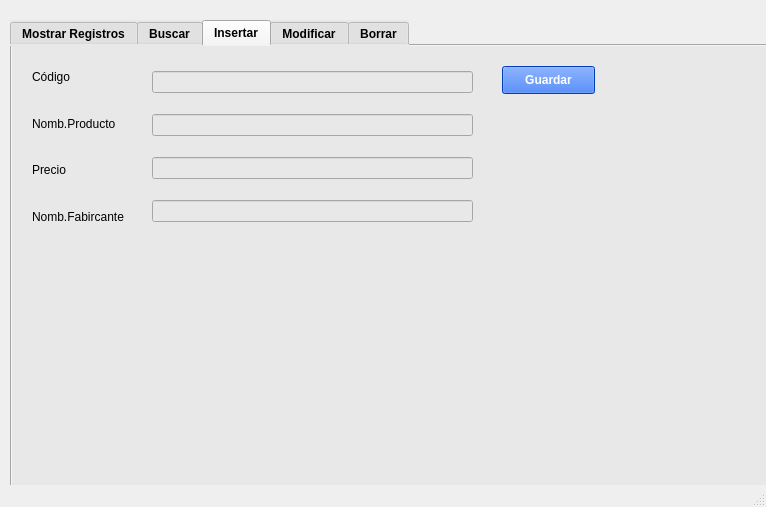
<?xml version="1.0" encoding="UTF-8"?>
<ui version="4.0">
 <class>MainWindow</class>
 <widget class="QMainWindow" name="MainWindow">
  <property name="geometry">
   <rect>
    <x>0</x>
    <y>0</y>
    <width>766</width>
    <height>507</height>
   </rect>
  </property>
  <property name="windowTitle">
   <string>Control de Estudiantes</string>
  </property>
  <widget class="QWidget" name="centralwidget">
   <widget class="QTabWidget" name="tabPestanas">
    <property name="geometry">
     <rect>
      <x>10</x>
      <y>20</y>
      <width>771</width>
      <height>561</height>
     </rect>
    </property>
    <property name="font">
     <font>
      <family>Arial</family>
      <pointsize>9</pointsize>
      <bold>true</bold>
     </font>
    </property>
    <property name="styleSheet">
     <string notr="true">background-color: rgb(232, 232, 232);</string>
    </property>
    <property name="currentIndex">
     <number>2</number>
    </property>
    <widget class="QWidget" name="tabMRegistros">
     <attribute name="title">
      <string>Mostrar Registros</string>
     </attribute>
     <widget class="QTableWidget" name="ListaProducto">
      <property name="geometry">
       <rect>
        <x>20</x>
        <y>90</y>
        <width>601</width>
        <height>231</height>
       </rect>
      </property>
      <property name="font">
       <font>
        <family>Arial</family>
       </font>
      </property>
      <property name="autoFillBackground">
       <bool>true</bool>
      </property>
      <column>
       <property name="text">
        <string/>
       </property>
      </column>
      <column>
       <property name="text">
        <string>Codigo</string>
       </property>
      </column>
      <column>
       <property name="text">
        <string>Nomb. Producto</string>
       </property>
      </column>
      <column>
       <property name="text">
        <string>Precio</string>
       </property>
      </column>
      <column>
       <property name="text">
        <string>Nomb.Fabricante</string>
       </property>
      </column>
     </widget>
     <widget class="QPushButton" name="btnMostrarR">
      <property name="geometry">
       <rect>
        <x>470</x>
        <y>330</y>
        <width>151</width>
        <height>28</height>
       </rect>
      </property>
      <property name="font">
       <font>
        <family>Arial</family>
        <pointsize>9</pointsize>
        <bold>true</bold>
       </font>
      </property>
      <property name="styleSheet">
       <string notr="true">background-color: rgb(0, 85, 255);
color: rgb(255, 255, 255);</string>
      </property>
      <property name="text">
       <string>Mostrar Registros</string>
      </property>
     </widget>
     <widget class="QLabel" name="label_16">
      <property name="geometry">
       <rect>
        <x>240</x>
        <y>70</y>
        <width>71</width>
        <height>16</height>
       </rect>
      </property>
      <property name="text">
       <string>FABRICANTE</string>
      </property>
     </widget>
     <widget class="QLabel" name="label_17">
      <property name="geometry">
       <rect>
        <x>40</x>
        <y>70</y>
        <width>61</width>
        <height>16</height>
       </rect>
      </property>
      <property name="text">
       <string>PRODUCTO</string>
      </property>
     </widget>
     <widget class="QPushButton" name="btnConsultas3">
      <property name="geometry">
       <rect>
        <x>660</x>
        <y>60</y>
        <width>75</width>
        <height>24</height>
       </rect>
      </property>
      <property name="text">
       <string>Consulta 3</string>
      </property>
     </widget>
     <widget class="QPushButton" name="btnConsultas4">
      <property name="geometry">
       <rect>
        <x>660</x>
        <y>90</y>
        <width>75</width>
        <height>24</height>
       </rect>
      </property>
      <property name="text">
       <string>Consulta 4</string>
      </property>
     </widget>
     <widget class="QPushButton" name="btnConsultas1">
      <property name="geometry">
       <rect>
        <x>660</x>
        <y>0</y>
        <width>75</width>
        <height>24</height>
       </rect>
      </property>
      <property name="text">
       <string>Consulta 1</string>
      </property>
     </widget>
     <widget class="QPushButton" name="btnConsultas5">
      <property name="geometry">
       <rect>
        <x>660</x>
        <y>120</y>
        <width>75</width>
        <height>24</height>
       </rect>
      </property>
      <property name="text">
       <string>Consulta 5</string>
      </property>
     </widget>
     <widget class="QPushButton" name="btnConsulta6">
      <property name="geometry">
       <rect>
        <x>660</x>
        <y>150</y>
        <width>75</width>
        <height>24</height>
       </rect>
      </property>
      <property name="text">
       <string>Consulta 6</string>
      </property>
     </widget>
     <widget class="QPushButton" name="btnConsulta7">
      <property name="geometry">
       <rect>
        <x>660</x>
        <y>180</y>
        <width>75</width>
        <height>24</height>
       </rect>
      </property>
      <property name="text">
       <string>Consulta 7</string>
      </property>
     </widget>
     <widget class="QPushButton" name="btnConsulta8">
      <property name="geometry">
       <rect>
        <x>660</x>
        <y>210</y>
        <width>75</width>
        <height>24</height>
       </rect>
      </property>
      <property name="text">
       <string>Consulta 8</string>
      </property>
     </widget>
     <widget class="QPushButton" name="btnConsulta9">
      <property name="geometry">
       <rect>
        <x>660</x>
        <y>240</y>
        <width>75</width>
        <height>24</height>
       </rect>
      </property>
      <property name="text">
       <string>Consulta 9</string>
      </property>
     </widget>
     <widget class="QPushButton" name="btnConsulta10">
      <property name="geometry">
       <rect>
        <x>660</x>
        <y>270</y>
        <width>75</width>
        <height>24</height>
       </rect>
      </property>
      <property name="text">
       <string>Consulta 10</string>
      </property>
     </widget>
     <widget class="QPushButton" name="btnConsulta11">
      <property name="geometry">
       <rect>
        <x>660</x>
        <y>300</y>
        <width>75</width>
        <height>24</height>
       </rect>
      </property>
      <property name="text">
       <string>Consulta 11</string>
      </property>
     </widget>
     <widget class="QPushButton" name="btnConsulta12">
      <property name="geometry">
       <rect>
        <x>660</x>
        <y>330</y>
        <width>75</width>
        <height>24</height>
       </rect>
      </property>
      <property name="text">
       <string>Consulta 12</string>
      </property>
     </widget>
     <widget class="QPushButton" name="btnConsulta2">
      <property name="geometry">
       <rect>
        <x>660</x>
        <y>30</y>
        <width>75</width>
        <height>24</height>
       </rect>
      </property>
      <property name="text">
       <string>Consulta 2</string>
      </property>
     </widget>
    </widget>
    <widget class="QWidget" name="tabBuscar">
     <attribute name="title">
      <string>Buscar</string>
     </attribute>
     <widget class="QTableWidget" name="tw_buscar">
      <property name="geometry">
       <rect>
        <x>90</x>
        <y>120</y>
        <width>521</width>
        <height>231</height>
       </rect>
      </property>
      <property name="font">
       <font>
        <family>Arial</family>
       </font>
      </property>
      <column>
       <property name="text">
        <string/>
       </property>
      </column>
      <column>
       <property name="text">
        <string>Codigo</string>
       </property>
      </column>
      <column>
       <property name="text">
        <string>Nomb.Producto</string>
       </property>
      </column>
      <column>
       <property name="text">
        <string>Precio</string>
       </property>
      </column>
      <column>
       <property name="text">
        <string>Nombre Fabricante</string>
       </property>
      </column>
     </widget>
     <widget class="QPushButton" name="btnBuscarProducto">
      <property name="geometry">
       <rect>
        <x>310</x>
        <y>10</y>
        <width>93</width>
        <height>28</height>
       </rect>
      </property>
      <property name="font">
       <font>
        <family>Arial</family>
        <pointsize>9</pointsize>
        <bold>true</bold>
       </font>
      </property>
      <property name="styleSheet">
       <string notr="true">background-color: rgb(0, 85, 255);
color: rgb(255, 255, 255);</string>
      </property>
      <property name="text">
       <string>Buscar</string>
      </property>
     </widget>
     <widget class="QLabel" name="lnCtrl">
      <property name="geometry">
       <rect>
        <x>30</x>
        <y>16</y>
        <width>102</width>
        <height>21</height>
       </rect>
      </property>
      <property name="font">
       <font>
        <family>Arial</family>
        <pointsize>10</pointsize>
       </font>
      </property>
      <property name="text">
       <string>Código</string>
      </property>
     </widget>
     <widget class="QLineEdit" name="txtCodigoBuscar">
      <property name="geometry">
       <rect>
        <x>140</x>
        <y>10</y>
        <width>154</width>
        <height>31</height>
       </rect>
      </property>
      <property name="font">
       <font>
        <family>Arial</family>
        <pointsize>10</pointsize>
       </font>
      </property>
      <property name="styleSheet">
       <string notr="true">background-color: rgb(212, 212, 212);</string>
      </property>
     </widget>
     <widget class="QLabel" name="label_4">
      <property name="geometry">
       <rect>
        <x>100</x>
        <y>90</y>
        <width>71</width>
        <height>16</height>
       </rect>
      </property>
      <property name="text">
       <string>FABRICANTE</string>
      </property>
     </widget>
     <widget class="QLabel" name="label_5">
      <property name="geometry">
       <rect>
        <x>210</x>
        <y>90</y>
        <width>81</width>
        <height>16</height>
       </rect>
      </property>
      <property name="text">
       <string>PRODUCTO</string>
      </property>
     </widget>
    </widget>
    <widget class="QWidget" name="tabInsertar">
     <attribute name="title">
      <string>Insertar</string>
     </attribute>
     <widget class="QWidget" name="verticalLayoutWidget">
      <property name="geometry">
       <rect>
        <x>20</x>
        <y>10</y>
        <width>111</width>
        <height>181</height>
       </rect>
      </property>
      <layout class="QVBoxLayout" name="verticalLayout">
       <item>
        <widget class="QLabel" name="label_2">
         <property name="font">
          <font>
           <family>Arial</family>
           <pointsize>9</pointsize>
          </font>
         </property>
         <property name="text">
          <string>Código</string>
         </property>
        </widget>
       </item>
       <item>
        <widget class="QLabel" name="label">
         <property name="font">
          <font>
           <family>Arial</family>
           <pointsize>9</pointsize>
          </font>
         </property>
         <property name="text">
          <string>Nomb.Producto</string>
         </property>
        </widget>
       </item>
       <item>
        <widget class="QLabel" name="label_10">
         <property name="font">
          <font>
           <family>Arial</family>
           <pointsize>9</pointsize>
          </font>
         </property>
         <property name="text">
          <string>Precio</string>
         </property>
        </widget>
       </item>
       <item>
        <widget class="QLabel" name="label_3">
         <property name="font">
          <font>
           <family>Arial</family>
           <pointsize>9</pointsize>
          </font>
         </property>
         <property name="text">
          <string>Nomb.Fabircante</string>
         </property>
        </widget>
       </item>
      </layout>
     </widget>
     <widget class="QWidget" name="verticalLayoutWidget_2">
      <property name="geometry">
       <rect>
        <x>140</x>
        <y>10</y>
        <width>321</width>
        <height>181</height>
       </rect>
      </property>
      <layout class="QVBoxLayout" name="verticalLayout_2">
       <item>
        <widget class="QLineEdit" name="txtCodigoProducto">
         <property name="font">
          <font>
           <family>Arial</family>
           <pointsize>9</pointsize>
          </font>
         </property>
         <property name="text">
          <string/>
         </property>
        </widget>
       </item>
       <item>
        <widget class="QLineEdit" name="txtNombProducto">
         <property name="font">
          <font>
           <family>Arial</family>
           <pointsize>9</pointsize>
          </font>
         </property>
         <property name="text">
          <string/>
         </property>
        </widget>
       </item>
       <item>
        <widget class="QLineEdit" name="txtPrecio">
         <property name="font">
          <font>
           <family>Arial</family>
           <pointsize>9</pointsize>
          </font>
         </property>
         <property name="text">
          <string/>
         </property>
        </widget>
       </item>
       <item>
        <widget class="QLineEdit" name="txtNombreFabricanteProducto">
         <property name="font">
          <font>
           <family>Arial</family>
           <pointsize>9</pointsize>
          </font>
         </property>
         <property name="text">
          <string/>
         </property>
        </widget>
       </item>
      </layout>
     </widget>
     <widget class="QPushButton" name="btnGuardar">
      <property name="geometry">
       <rect>
        <x>490</x>
        <y>20</y>
        <width>93</width>
        <height>28</height>
       </rect>
      </property>
      <property name="font">
       <font>
        <family>Arial</family>
        <pointsize>9</pointsize>
        <bold>true</bold>
       </font>
      </property>
      <property name="styleSheet">
       <string notr="true">background-color: rgb(0, 85, 255);
color: rgb(255, 255, 255);</string>
      </property>
      <property name="text">
       <string>Guardar</string>
      </property>
     </widget>
    </widget>
    <widget class="QWidget" name="tabModificar">
     <attribute name="title">
      <string>Modificar</string>
     </attribute>
     <widget class="QWidget" name="verticalLayoutWidget_4">
      <property name="geometry">
       <rect>
        <x>10</x>
        <y>10</y>
        <width>111</width>
        <height>181</height>
       </rect>
      </property>
      <layout class="QVBoxLayout" name="verticalLayout_4">
       <item>
        <widget class="QLabel" name="label_8">
         <property name="font">
          <font>
           <family>Arial</family>
           <pointsize>9</pointsize>
          </font>
         </property>
         <property name="text">
          <string>Nomb.Producto</string>
         </property>
        </widget>
       </item>
       <item>
        <widget class="QLabel" name="label_9">
         <property name="font">
          <font>
           <family>Arial</family>
           <pointsize>9</pointsize>
          </font>
         </property>
         <property name="text">
          <string>Precio</string>
         </property>
        </widget>
       </item>
       <item>
        <widget class="QLabel" name="label_15">
         <property name="font">
          <font>
           <family>Arial</family>
           <pointsize>9</pointsize>
          </font>
         </property>
         <property name="text">
          <string>Fabricante</string>
         </property>
        </widget>
       </item>
      </layout>
     </widget>
     <widget class="QWidget" name="verticalLayoutWidget_3">
      <property name="geometry">
       <rect>
        <x>130</x>
        <y>10</y>
        <width>321</width>
        <height>181</height>
       </rect>
      </property>
      <layout class="QVBoxLayout" name="verticalLayout_3">
       <item>
        <widget class="QLineEdit" name="txtNomProModif">
         <property name="font">
          <font>
           <family>Arial</family>
           <pointsize>9</pointsize>
          </font>
         </property>
        </widget>
       </item>
       <item>
        <widget class="QLineEdit" name="txtPrecioModif">
         <property name="font">
          <font>
           <family>Arial</family>
           <pointsize>9</pointsize>
          </font>
         </property>
        </widget>
       </item>
       <item>
        <widget class="QLineEdit" name="txtFabModif">
         <property name="font">
          <font>
           <family>Arial</family>
           <pointsize>9</pointsize>
          </font>
         </property>
        </widget>
       </item>
      </layout>
     </widget>
     <widget class="QLabel" name="label_6">
      <property name="geometry">
       <rect>
        <x>500</x>
        <y>10</y>
        <width>109</width>
        <height>30</height>
       </rect>
      </property>
      <property name="font">
       <font>
        <family>Arial</family>
        <pointsize>9</pointsize>
       </font>
      </property>
      <property name="text">
       <string>Código</string>
      </property>
      <property name="alignment">
       <set>Qt::AlignCenter</set>
      </property>
     </widget>
     <widget class="QLineEdit" name="txtCodigoModif">
      <property name="geometry">
       <rect>
        <x>490</x>
        <y>40</y>
        <width>131</width>
        <height>31</height>
       </rect>
      </property>
      <property name="font">
       <font>
        <family>Arial</family>
        <pointsize>9</pointsize>
       </font>
      </property>
      <property name="styleSheet">
       <string notr="true">background-color: rgb(212, 212, 212);</string>
      </property>
     </widget>
     <widget class="QPushButton" name="btnActualizar">
      <property name="geometry">
       <rect>
        <x>490</x>
        <y>160</y>
        <width>131</width>
        <height>28</height>
       </rect>
      </property>
      <property name="font">
       <font>
        <family>Arial</family>
        <pointsize>9</pointsize>
        <bold>true</bold>
       </font>
      </property>
      <property name="styleSheet">
       <string notr="true">background-color: rgb(0, 85, 255);
color: rgb(255, 255, 255);</string>
      </property>
      <property name="text">
       <string>Actualizar</string>
      </property>
     </widget>
     <widget class="QPushButton" name="btnBuscarEst2">
      <property name="geometry">
       <rect>
        <x>490</x>
        <y>90</y>
        <width>131</width>
        <height>28</height>
       </rect>
      </property>
      <property name="font">
       <font>
        <family>Arial</family>
        <pointsize>9</pointsize>
        <bold>true</bold>
       </font>
      </property>
      <property name="styleSheet">
       <string notr="true">background-color: rgb(0, 85, 255);
color: rgb(255, 255, 255);</string>
      </property>
      <property name="text">
       <string>Buscar</string>
      </property>
     </widget>
     <widget class="QTableWidget" name="tw_Modificar">
      <property name="geometry">
       <rect>
        <x>0</x>
        <y>200</y>
        <width>731</width>
        <height>231</height>
       </rect>
      </property>
      <property name="font">
       <font>
        <family>Arial</family>
       </font>
      </property>
      <column>
       <property name="text">
        <string/>
       </property>
      </column>
      <column>
       <property name="text">
        <string>Codigo</string>
       </property>
      </column>
      <column>
       <property name="text">
        <string>Nomb.Producto</string>
       </property>
      </column>
      <column>
       <property name="text">
        <string>Precio</string>
       </property>
      </column>
      <column>
       <property name="text">
        <string>Nomb.Fabricante</string>
       </property>
      </column>
     </widget>
    </widget>
    <widget class="QWidget" name="tabBorrar">
     <attribute name="title">
      <string>Borrar</string>
     </attribute>
     <widget class="QPushButton" name="btnBuscarEliminar">
      <property name="geometry">
       <rect>
        <x>430</x>
        <y>50</y>
        <width>93</width>
        <height>28</height>
       </rect>
      </property>
      <property name="font">
       <font>
        <family>Arial</family>
        <pointsize>9</pointsize>
        <bold>true</bold>
       </font>
      </property>
      <property name="styleSheet">
       <string notr="true">background-color: rgb(0, 85, 255);
color: rgb(255, 255, 255);</string>
      </property>
      <property name="text">
       <string>Buscar</string>
      </property>
     </widget>
     <widget class="QPushButton" name="btnEliminarEst">
      <property name="geometry">
       <rect>
        <x>430</x>
        <y>120</y>
        <width>93</width>
        <height>28</height>
       </rect>
      </property>
      <property name="font">
       <font>
        <family>Arial</family>
        <pointsize>9</pointsize>
        <bold>true</bold>
       </font>
      </property>
      <property name="styleSheet">
       <string notr="true">background-color: rgb(0, 85, 255);
color: rgb(255, 255, 255);</string>
      </property>
      <property name="text">
       <string>Eliminar</string>
      </property>
     </widget>
     <widget class="QLabel" name="label_13">
      <property name="geometry">
       <rect>
        <x>30</x>
        <y>131</y>
        <width>106</width>
        <height>21</height>
       </rect>
      </property>
      <property name="font">
       <font>
        <family>Arial</family>
        <pointsize>9</pointsize>
       </font>
      </property>
      <property name="text">
       <string>Precio</string>
      </property>
     </widget>
     <widget class="QLabel" name="label_12">
      <property name="geometry">
       <rect>
        <x>30</x>
        <y>80</y>
        <width>106</width>
        <height>21</height>
       </rect>
      </property>
      <property name="font">
       <font>
        <family>Arial</family>
        <pointsize>9</pointsize>
       </font>
      </property>
      <property name="text">
       <string>Nomb.Producto</string>
      </property>
     </widget>
     <widget class="QLabel" name="label_11">
      <property name="geometry">
       <rect>
        <x>30</x>
        <y>30</y>
        <width>106</width>
        <height>21</height>
       </rect>
      </property>
      <property name="font">
       <font>
        <family>Arial</family>
        <pointsize>9</pointsize>
       </font>
      </property>
      <property name="text">
       <string>Código</string>
      </property>
     </widget>
     <widget class="QTextEdit" name="textEdit_3">
      <property name="geometry">
       <rect>
        <x>140</x>
        <y>125</y>
        <width>241</width>
        <height>32</height>
       </rect>
      </property>
      <property name="font">
       <font>
        <family>Arial</family>
        <pointsize>9</pointsize>
       </font>
      </property>
     </widget>
     <widget class="QTextEdit" name="textEdit_2">
      <property name="geometry">
       <rect>
        <x>140</x>
        <y>75</y>
        <width>241</width>
        <height>32</height>
       </rect>
      </property>
      <property name="font">
       <font>
        <family>Arial</family>
        <pointsize>9</pointsize>
       </font>
      </property>
     </widget>
     <widget class="QTableWidget" name="tw_Eliminiar">
      <property name="geometry">
       <rect>
        <x>0</x>
        <y>200</y>
        <width>731</width>
        <height>231</height>
       </rect>
      </property>
      <property name="font">
       <font>
        <family>Arial</family>
       </font>
      </property>
      <column>
       <property name="text">
        <string/>
       </property>
      </column>
      <column>
       <property name="text">
        <string>Código</string>
       </property>
      </column>
      <column>
       <property name="text">
        <string>Nomb.Producto</string>
       </property>
      </column>
      <column>
       <property name="text">
        <string>Precio</string>
       </property>
      </column>
     </widget>
     <widget class="QLineEdit" name="txtCodigoElim">
      <property name="geometry">
       <rect>
        <x>140</x>
        <y>30</y>
        <width>241</width>
        <height>31</height>
       </rect>
      </property>
      <property name="font">
       <font>
        <family>Arial</family>
        <pointsize>9</pointsize>
        <bold>true</bold>
       </font>
      </property>
     </widget>
     <widget class="QLabel" name="label_14">
      <property name="geometry">
       <rect>
        <x>90</x>
        <y>180</y>
        <width>71</width>
        <height>16</height>
       </rect>
      </property>
      <property name="text">
       <string>PRODUCTO</string>
      </property>
     </widget>
    </widget>
   </widget>
  </widget>
  <widget class="QStatusBar" name="statusbar"/>
 </widget>
 <resources/>
 <connections/>
</ui>
